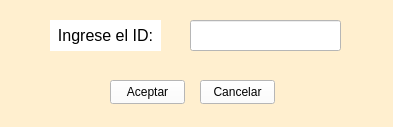
<?xml version="1.0" encoding="UTF-8"?>
<ui version="4.0">
 <class>Form</class>
 <widget class="QWidget" name="Form">
  <property name="geometry">
   <rect>
    <x>0</x>
    <y>0</y>
    <width>393</width>
    <height>127</height>
   </rect>
  </property>
  <property name="windowTitle">
   <string>Form</string>
  </property>
  <property name="styleSheet">
   <string notr="true">background-color: rgb(255, 239, 207);</string>
  </property>
  <widget class="QLabel" name="label">
   <property name="geometry">
    <rect>
     <x>50</x>
     <y>20</y>
     <width>111</width>
     <height>31</height>
    </rect>
   </property>
   <property name="styleSheet">
    <string notr="true">background-color: rgb(255, 255, 255);</string>
   </property>
   <property name="text">
    <string>&lt;html&gt;&lt;head/&gt;&lt;body&gt;&lt;p align=&quot;center&quot;&gt;&lt;span style=&quot; font-size:12pt;&quot;&gt;Ingrese el ID:&lt;/span&gt;&lt;/p&gt;&lt;/body&gt;&lt;/html&gt;</string>
   </property>
  </widget>
  <widget class="QLineEdit" name="id">
   <property name="geometry">
    <rect>
     <x>190</x>
     <y>20</y>
     <width>151</width>
     <height>31</height>
    </rect>
   </property>
   <property name="styleSheet">
    <string notr="true">background-color: rgb(255, 255, 255);</string>
   </property>
  </widget>
  <widget class="QPushButton" name="cancelar">
   <property name="geometry">
    <rect>
     <x>200</x>
     <y>80</y>
     <width>75</width>
     <height>24</height>
    </rect>
   </property>
   <property name="styleSheet">
    <string notr="true">background-color: rgb(255, 255, 255);</string>
   </property>
   <property name="text">
    <string>Cancelar</string>
   </property>
  </widget>
  <widget class="QPushButton" name="aceptar">
   <property name="geometry">
    <rect>
     <x>110</x>
     <y>80</y>
     <width>75</width>
     <height>24</height>
    </rect>
   </property>
   <property name="styleSheet">
    <string notr="true">background-color: rgb(255, 255, 255);</string>
   </property>
   <property name="text">
    <string>Aceptar</string>
   </property>
  </widget>
 </widget>
 <resources/>
 <connections/>
</ui>
